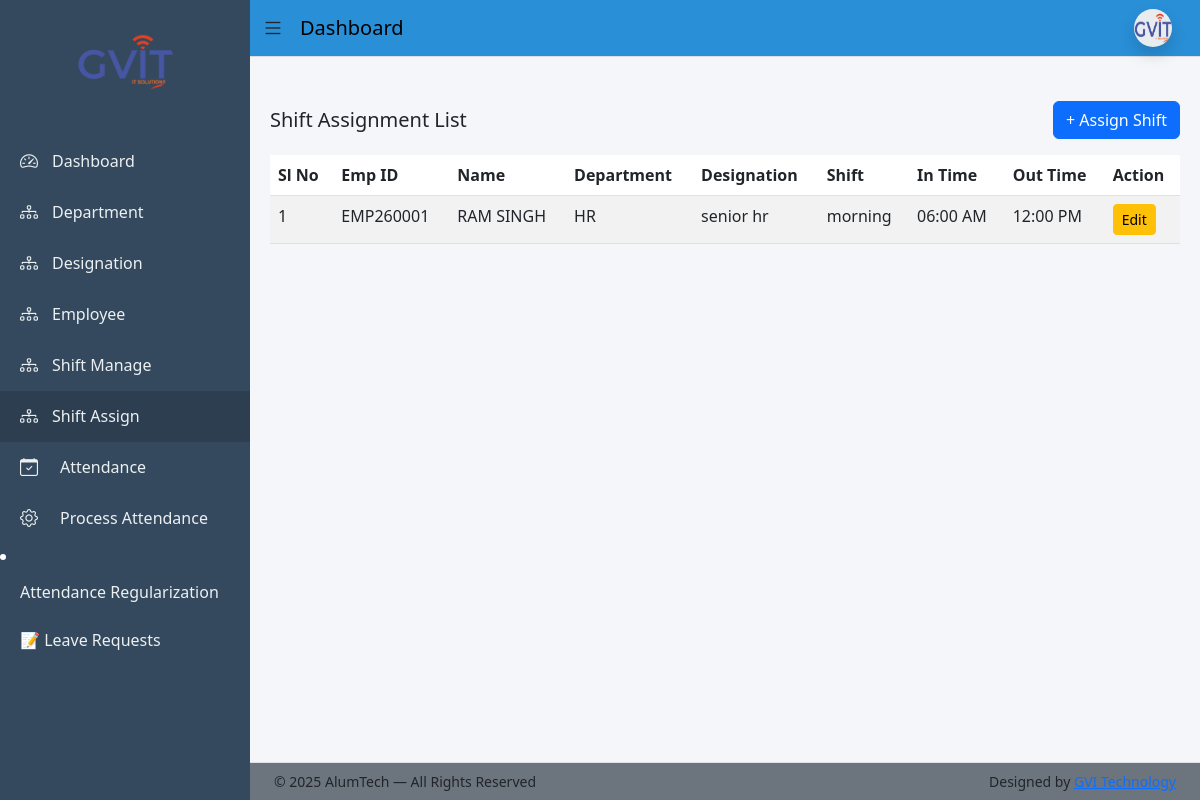
/shift-assign/list/ (signed in), run on the app's committed database.
### app/models.py (models this page shows, shortened)
class ShiftAssignment(models.Model):
    employee = models.ForeignKey(Employee, on_delete=models.CASCADE)
    shift = models.ForeignKey(Shift, on_delete=models.CASCADE)
    assigned_date = models.DateField(auto_now_add=True)
    is_active = models.BooleanField(default=True)
    class Meta:
        ordering = ['-id']

class Employee(models.Model):
    BLOOD_GROUP_CHOICES = [
        ('A+', 'A+'), ('A-', 'A-'),
        ('B+', 'B+'), ('B-', 'B-'),
        ('O+', 'O+'), ('O-', 'O-'),
        ('AB+', 'AB+'), ('AB-', 'AB-'),
    ]
    BACHELOR_CHOICES = [
        ('BCom', 'B.Com'),
        ('BSc', 'B.Sc'),
        ('BA', 'B.A'),
        ('BTech', 'B.Tech'),
    ]
    MASTER_CHOICES = [
        ('MCom', 'M.Com'),
        ('MSc', 'M.Sc'),
        ('MA', 'M.A'),
        ('MTech', 'M.Tech'),
    ]
    first_name = models.CharField(max_length=50)
    middle_name = models.CharField(max_length=50, blank=True)
    last_name = models.CharField(max_length=50)
    gender = models.CharField(max_length=10,choices=[('Male','Male'),('Female','Female'),('Other','Other')])
    blood_group = models.CharField(max_length=10, choices=BLOOD_GROUP_CHOICES, blank=True, null=True)
    date_of_birth = models.DateField(null=True, blank=True)
    father_name = models.CharField(max_length=100, blank=True)
    mother_name = models.CharField(max_length=100, blank=True)
    user = models.OneToOneField(User, on_delete=models.CASCADE, null=True, blank=True, related_name='employee_profile')
    email = models.EmailField(unique=True)
    contact_no = models.CharField(max_length=15)
    emergency_contact = models.CharField(max_length=15)
    address = models.TextField(blank=True, null=True)
    permanent_address = models.TextField(blank=True, null=True)
    bachelor_degree = models.CharField(max_length=10, choices=BACHELOR_CHOICES, blank=True, null=True)
    master_degree = models.CharField(max_length=10, choices=MASTER_CHOICES, blank=True, null=True)
    employee_id = models.CharField(max_length=20, unique=True)
    department = models.ForeignKey(Department, on_delete=models.PROTECT)
    designation = models.ForeignKey(Designation, on_delete=models.PROTECT)
    date_of_joining = models.DateField(blank=True, null=True)
    photo = models.ImageField(upload_to='employees/', blank=True, null=True)
    pan_no = models.CharField(max_length=10,blank=True,null=True)
    Aadhar_no = models.CharField(max_length=12,blank=True,null=True)
    Bank_name = models.CharField(max_length=50,blank=True,null=True)
    acc_no = models.CharField(max_length=15,blank=True,null=True)
    ifsc_no = models.CharField(max_length=15,blank=True,null=True)
    branch_name = models.CharField(max_length=50,blank=True,null=True)
    is_active = models.BooleanField(default=True)
    created_at = models.DateTimeField(auto_now_add=True)
    lwp_balance = models.IntegerField(default=0)
    generated_at = models.DateField(blank=True, null=True)
    created_by = models.ForeignKey(User, on_delete=models.SET_NULL, null=True, blank=True, related_name='created_employees')

class Department(models.Model):
    name = models.CharField(max_length=100, unique=True)
    description = models.TextField(blank=True)

class Designation(models.Model):
    department = models.ForeignKey(Department, on_delete=models.CASCADE)
    name = models.CharField(max_length=100)

class Shift(models.Model):
    name = models.CharField(max_length=100)
    start_time = models.TimeField()
    end_time = models.TimeField()
    break_minutes = models.PositiveIntegerField(default=0)
    weekly_off = models.CharField(
        max_length=10,
        choices=[
            ('Monday','Monday'),
            ('Tuesday','Tuesday'),
            ('Wednesday','Wednesday'),
            ('Thursday','Thursday'),
            ('Friday','Friday'),
            ('Saturday','Saturday'),
            ('Sunday','Sunday'),
        ],
        default='Sunday'
    )
    is_active = models.BooleanField(default=True)
    created_at = models.DateTimeField(auto_now_add=True)

### app/views.py (the view)
# urls.py: path('shift-assign/list/', views.shift_assign_list, name='shift_assign_list'),
@login_required(login_url='login')
def shift_assign_list(request):
    return render(request, 'shift/shift_assign_list.html', {
        'assignments': ShiftAssignment.objects.select_related(
            'employee__department', 'employee__designation', 'shift'
        )
    })

### templates/shift/shift_assign_list.html (shortened to what this page needs)
{% extends 'base_dashboard.html' %}
{% block content %}
<div class="d-flex justify-content-between align-items-center mb-3">
  <h5 class="mb-0">Shift Assignment List</h5>
  <a href="{% url 'shift_assign' %}" class="btn btn-primary">
    + Assign Shift
  </a>
</div>
<table class="table table-striped">
  <thead>
    <tr>
      <th>Sl No</th>
      <th>Emp ID</th>
      <th>Name</th>
      <th>Department</th>
      <th>Designation</th>
      <th>Shift</th>
      <th>In Time</th>
      <th>Out Time</th>
      <th>Action</th>
    </tr>
  </thead>
  <tbody>
    {% for s in assignments %}
    <tr>
      <td>{{ forloop.counter }}</td>
      <td>{{ s.employee.employee_id }}</td>
      <td>{{ s.employee.first_name }} {{ s.employee.last_name }}</td>
      <td>{{ s.employee.department.name }}</td>
      <td>{{ s.employee.designation.name }}</td>
      <td>{{ s.shift.name }}</td>
      <td>{{ s.shift.start_time|time:"h:i A" }}</td>
      <td>{{ s.shift.end_time|time:"h:i A" }}</td>
      <td>
        <a
          href="{% url 'shift_assign_edit' s.id %}"
          class="btn btn-warning btn-sm"
        >
          Edit
        </a>
      </td>
    </tr>
    {% empty %}
    <tr>
      <td colspan="8" class="text-center text-muted">
        No shift assignments found
      </td>
    </tr>
    {% endfor %}
  </tbody>
</table>
{% endblock %}

### static/css/dashboard_style.css (style rules this page uses)
body { overflow-x: hidden; background: #f4f6f9; }

### data on the page
ShiftAssignment: employee.employee_id "EMP260001", employee.first_name "RAM", employee.last_name "SINGH", employee.department.name "HR", employee.designation.name "senior hr", shift.name "morning", shift.start_time "06:00 AM", shift.end_time "12:00 PM"
